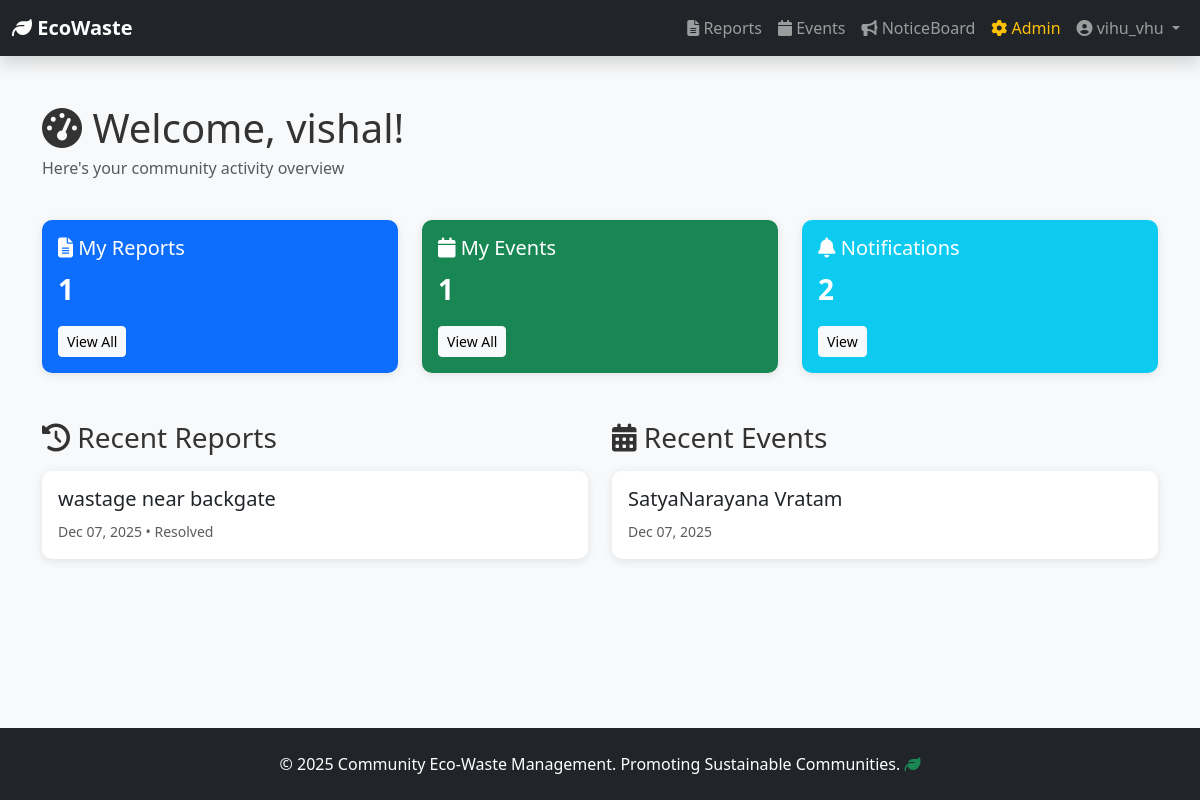
/dashboard/ (signed in), run on the app's committed database.
### users/models.py (models this page shows, shortened)
class CustomUser(AbstractUser):
    ROLE_CHOICES = (
        ('user', 'Community Member'),
        ('admin', 'Community Head (Admin)'),
    )
    role = models.CharField(max_length=10, choices=ROLE_CHOICES, default='user')
    is_approved = models.BooleanField(default=False)
    phone = models.CharField(max_length=15, blank=True, null=True)
    address = models.TextField(blank=True, null=True)
    profile_picture = models.ImageField(upload_to='profile_pics/', blank=True, null=True)
    community_name = models.CharField(max_length=255, blank=True, null=True)
    joined_date = models.DateTimeField(auto_now_add=True)
    bio = models.TextField(blank=True, null=True)
    class Meta:
        ordering = ['-joined_date']
        verbose_name_plural = "Users"
    def is_community_admin(self):
        return self.role == 'admin' and self.is_approved

### reports/models.py (models this page shows, shortened)
class Report(models.Model):
    REPORT_TYPE_CHOICES = (
        ('home', 'Home (Private)'),
        ('community', 'Community (Public)'),
    )
    STATUS_CHOICES = (
        ('pending', 'Pending'),
        ('resolved', 'Resolved'),
        ('in_progress', 'In Progress'),
    )
    title = models.CharField(max_length=255)
    description = models.TextField()
    report_type = models.CharField(max_length=10, choices=REPORT_TYPE_CHOICES, default='community')
    status = models.CharField(max_length=20, choices=STATUS_CHOICES, default='pending')
    location = models.CharField(max_length=255, blank=True, null=True)
    photo = models.ImageField(upload_to='reports/photos/', blank=True, null=True)
    video = models.FileField(upload_to='reports/videos/', blank=True, null=True)
    created_by = models.ForeignKey(User, on_delete=models.CASCADE, related_name='reports')
    created_at = models.DateTimeField(auto_now_add=True)
    updated_at = models.DateTimeField(auto_now=True)
    resolved_by = models.ForeignKey(User, on_delete=models.SET_NULL, null=True, blank=True, related_name='resolved_reports')
    resolved_at = models.DateTimeField(null=True, blank=True)
    class Meta:
        ordering = ['-created_at']

### events/models.py (models this page shows, shortened)
class Event(models.Model):
    title = models.CharField(max_length=255)
    description = models.TextField()
    location = models.CharField(max_length=255, blank=True, null=True)
    event_date = models.DateField(blank=True, null=True)
    event_time = models.TimeField(blank=True, null=True)
    duration = models.CharField(max_length=100, blank=True, null=True)
    photo = models.ImageField(upload_to='events/photos/', blank=True, null=True)
    created_by = models.ForeignKey(User, on_delete=models.CASCADE, related_name='events')
    created_at = models.DateTimeField(auto_now_add=True)
    updated_at = models.DateTimeField(auto_now=True)
    is_active = models.BooleanField(default=True)
    class Meta:
        ordering = ['-created_at']

### users/views.py (the view)
# urls.py: path('dashboard/', views.dashboard, name='dashboard'),
@login_required(login_url='users:login')
def dashboard(request):
    if not request.user.is_approved:
        messages.warning(request, 'Your account is pending approval.')
        return redirect('users:pending')
    user_reports = Report.objects.filter(created_by=request.user).order_by('-created_at')[:5]
    user_events = Event.objects.filter(created_by=request.user).order_by('-created_at')[:5]
    notifications = UserApprovalNotification.objects.filter(user=request.user, is_read=False)[:5]
    context = {
        'user_reports': user_reports,
        'user_events': user_events,
        'notifications': notifications,
        'all_reports_count': Report.objects.filter(created_by=request.user).count(),
        'all_events_count': Event.objects.filter(created_by=request.user).count(),
    }
    return render(request, 'users/dashboard.html', context)

### templates/users/dashboard.html (shortened to what this page needs)
{% extends 'base/base.html' %}
{% block content %}
<div class="container py-5">
    <div class="row mb-4">
        <div class="col-12">
            <h1 class="mb-1"><i class="fas fa-tachometer-alt"></i> Welcome, {{ user.first_name|default:user.username }}!</h1>
            <p class="text-muted">Here's your community activity overview</p>
        </div>
    </div>
    <div class="row mb-5">
        <div class="col-md-4">
            <div class="card bg-primary text-white">
                <div class="card-body">
                    <h5 class="card-title"><i class="fas fa-file-alt"></i> My Reports</h5>
                    <p class="fs-3 fw-bold">{{ all_reports_count }}</p>
                    <a href="{% url 'reports:report_list' %}" class="btn btn-light btn-sm">View All</a>
                </div>
            </div>
        </div>
        <div class="col-md-4">
            <div class="card bg-success text-white">
                <div class="card-body">
                    <h5 class="card-title"><i class="fas fa-calendar"></i> My Events</h5>
                    <p class="fs-3 fw-bold">{{ all_events_count }}</p>
                    <a href="{% url 'events:event_list' %}" class="btn btn-light btn-sm">View All</a>
                </div>
            </div>
        </div>
        <div class="col-md-4">
            <div class="card bg-info text-white">
                <div class="card-body">
                    <h5 class="card-title"><i class="fas fa-bell"></i> Notifications</h5>
                    <p class="fs-3 fw-bold">{{ notifications.count }}</p>
                    <a href="{% url 'users:noticeboard' %}" class="btn btn-light btn-sm">View</a>
                </div>
            </div>
        </div>
    </div>
    <div class="row">
        <div class="col-md-6">
            <h3 class="mb-3"><i class="fas fa-history"></i> Recent Reports</h3>
            {% for report in user_reports %}
                <div class="card mb-2">
                    <div class="card-body">
                        <h5 class="card-title">{{ report.title }}</h5>
                        <small class="text-muted">{{ report.created_at|date:"M d, Y" }} • {{ report.get_status_display }}</small>
                    </div>
                </div>
            {% empty %}
                <p class="text-muted">No reports yet.</p>
            {% endfor %}
        </div>
        <div class="col-md-6">
            <h3 class="mb-3"><i class="fas fa-calendar-alt"></i> Recent Events</h3>
            {% for event in user_events %}
                <div class="card mb-2">
                    <div class="card-body">
                        <h5 class="card-title">{{ event.title }}</h5>
                        <small class="text-muted">{{ event.created_at|date:"M d, Y" }}</small>
                    </div>
                </div>
            {% empty %}
                <p class="text-muted">No events yet.</p>
            {% endfor %}
        </div>
    </div>
</div>
{% endblock %}

### templates/components/navbar.html (shortened to what this page needs)
<nav class="navbar navbar-expand-lg navbar-dark bg-dark shadow">
    <div class="container-fluid">
        <a class="navbar-brand fw-bold" href="{% url 'users:dashboard' %}">
            <i class="fas fa-leaf"></i> EcoWaste
        </a>
        <div class="collapse navbar-collapse" id="navbarNav">
            <ul class="navbar-nav ms-auto">
                <li class="nav-item">
                    <a class="nav-link" href="{% url 'reports:report_list' %}"><i class="fas fa-file-alt"></i> Reports</a>
                </li>
                <li class="nav-item">
                    <a class="nav-link" href="{% url 'events:event_list' %}"><i class="fas fa-calendar"></i> Events</a>
                </li>
                <li class="nav-item">
                    <a class="nav-link" href="{% url 'users:noticeboard' %}"><i class="fas fa-bullhorn"></i> NoticeBoard</a>
                </li>
                {% if user.is_community_admin %}
                    <li class="nav-item">
                        <a class="nav-link text-warning" href="{% url 'users:admin_dashboard' %}"><i class="fas fa-cog"></i> Admin</a>
                    </li>
                {% endif %}
                <li class="nav-item dropdown">
                    <a class="nav-link dropdown-toggle" href="#" id="userDropdown" role="button" data-bs-toggle="dropdown">
                        <i class="fas fa-user-circle"></i> {{ user.username }}
                    </a>
                </li>
            </ul>
        </div>
    </div>
</nav>

### static/css/style.css (style rules this page uses)
:root { --primary-color: #667eea; --secondary-color: #764ba2; --success-color: #10b981; --danger-color: #ef4444; --warning-color: #f59e0b; --info-color: #3b82f6; }
* { margin: 0; padding: 0; box-sizing: border-box; }
html, body { height: 100%; }
body { font-family: 'Segoe UI', Tahoma, Geneva, Verdana, sans-serif; background-color: #f8f9fa; color: #333; display: flex; flex-direction: column; }
.card { border: none; border-radius: 10px; box-shadow: 0 2px 10px rgba(0,0,0,0.1); transition: transform 0.3s, box-shadow 0.3s; }
.navbar { box-shadow: 0 2px 10px rgba(0,0,0,0.1); }

### data on the page
CustomUser: username "vihu_vhu", first_name "vishal"
Report: title "wastage near backgate", created_at "Dec 07, 2025", status "Resolved"
Event: title "SatyaNarayana Vratam", created_at "Dec 07, 2025"

### other printed values
{{ all_reports_count }} "1"
{{ all_events_count }} "1"
{{ notifications.count }} "2"
